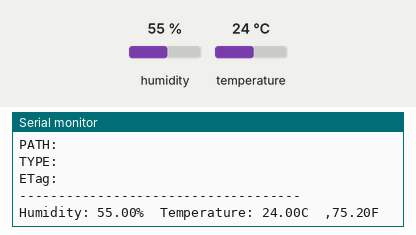
Bench run of a sketch on a simulated ESP8266 (NodeMCU). Parts: the last lines printed to the serial monitor. The test bench sets the inputs (shaded band); at power-on: humidity 55 %, temperature 24 °C. WiFi joins after 1.5 s; servers stay silent unless stated.

Above: at 2.7 s.
2.8 s: humidity set to 22 %
At 2.92 s:
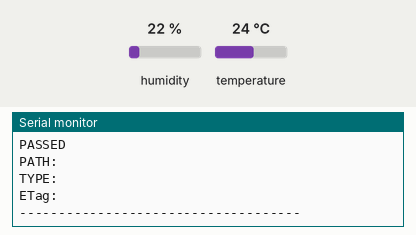
5.7 s: temperature set to 12 °C
At 6.42 s:
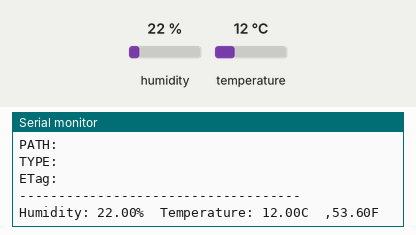
8.6 s: humidity set to 40 %
At 10.85 s:
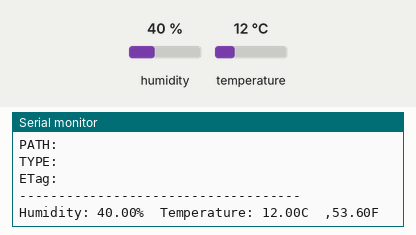
Timing chart, 0 to 12.3 s (numbered marks = the images above; inputs shaded):
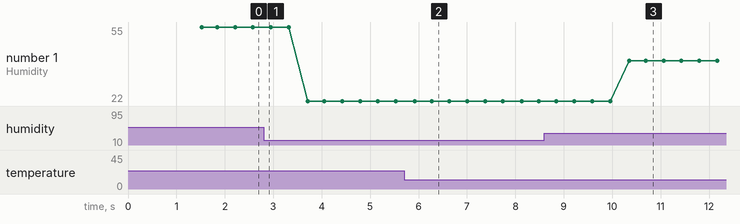

Measured:
- after the input at 5.7 s, the serial monitor: prints a new line after 0.22 s (image 2)
- after the input at 8.6 s, the serial monitor: prints a new line after 1.7 s (image 3)
- plotted number 1: 55 → 22 after the input at 2.8 s, 22 → 40 after the input at 8.6 s

The sketch:

esp8266_firebase.ino
```cpp
//FirebaseESP8266.h must be included before ESP8266WiFi.h
#include "FirebaseESP8266.h"  // Install Firebase ESP8266 library
#include <ESP8266WiFi.h>
#include <DHT.h>
#define FIREBASE_HOST "https://dht11-sensor-f3c11-default-rtdb.firebaseio.com/"
#define FIREBASE_AUTH "i3lLsTSFi19AaXx4rQpLrofsTslrcW1GepefEqPA"
#define WIFI_SSID "D-Link DIR-612"
#define WIFI_PASSWORD "qwertyuiop12345"

#define DHTPIN D4    // Connect Data pin of DHT to D2

#define DHTTYPE    DHT11
DHT dht(DHTPIN, DHTTYPE);

//Define FirebaseESP8266 data object
FirebaseData firebaseData;


FirebaseJson json;

void setup()
{

  Serial.begin(9600);

  dht.begin();

  WiFi.begin(WIFI_SSID, WIFI_PASSWORD);
  Serial.print("Connecting to Wi-Fi");
  while (WiFi.status() != WL_CONNECTED)
  {
    Serial.print(".");
    delay(300);
  }
  Serial.println();
  Serial.print("Connected with IP: ");
  Serial.println(WiFi.localIP());
  Serial.println();

  Firebase.begin(FIREBASE_HOST, FIREBASE_AUTH);
  Firebase.reconnectWiFi(true);

}

void sensorUpdate(){
  // Reading temperature or humidity takes about 250 milliseconds!
  // Sensor readings may also be up to 2 seconds 'old' (its a very slow sensor)
  float h = dht.readHumidity();
  // Read temperature as Celsius (the default)
  float t = dht.readTemperature();
  // Read temperature as Fahrenheit (isFahrenheit = true)
  float f = dht.readTemperature(true);

  // Check if any reads failed and exit early (to try again).
  if (isnan(h) || isnan(t) || isnan(f)) {
    Serial.println(F("Failed to read from DHT sensor!"));
    return;
  }

  Serial.print(F("Humidity: "));
  Serial.print(h);
  Serial.print(F("%  Temperature: "));
  Serial.print(t);
  Serial.print(F("C  ,"));
  Serial.print(f);
  Serial.println(F("F  "));

if (Firebase.setFloat(firebaseData, "Suhu", t))
  {
    Serial.println("PASSED");
    Serial.println("PATH: " + firebaseData.dataPath());
    Serial.println("TYPE: " + firebaseData.dataType());
    Serial.println("ETag: " + firebaseData.ETag());
    Serial.println("------------------------------------");
    Serial.println();
  }
  else
  {
    Serial.println("FAILED");
    Serial.println("REASON: " + firebaseData.errorReason());
    Serial.println("------------------------------------");
    Serial.println();
  }
  if (Firebase.setFloat(firebaseData, "Kelembaban", h))
  {
    Serial.println("PASSED");
    Serial.println("PATH: " + firebaseData.dataPath());
    Serial.println("TYPE: " + firebaseData.dataType());
    Serial.println("ETag: " + firebaseData.ETag());
    Serial.println("------------------------------------");
    Serial.println();
  }
  else
  {
    Serial.println("FAILED");
    Serial.println("REASON: " + firebaseData.errorReason());
    Serial.println("------------------------------------");
    Serial.println();
  }
}
void loop() {
  sensorUpdate();

}
```
